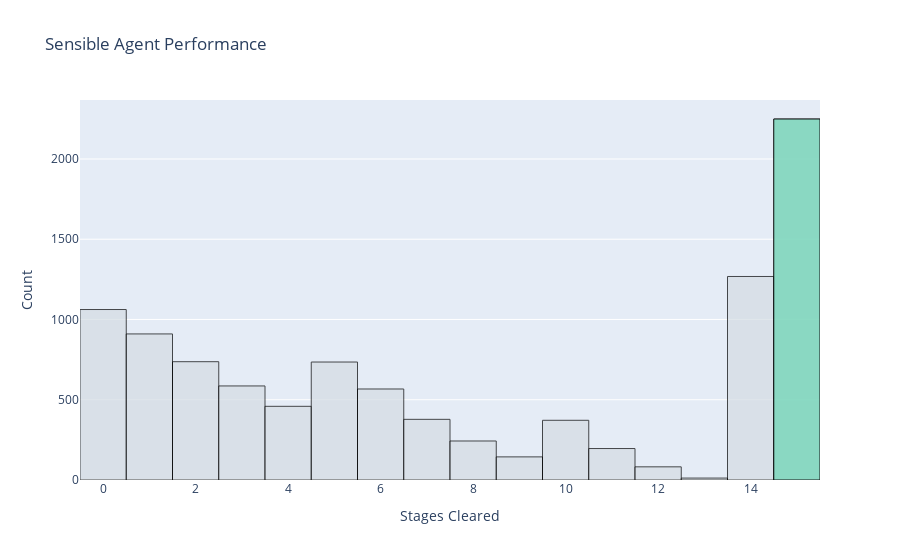

Notebook code for this chart:
### Markdown cell above
## 10,000 sensible agents

### Code cell
env = RampartsEnvironment()
n_episodes = 10000
sensible_agent = SensibleAgent()

stages_cleared_list_sensible = agent_batch(env, sensible_agent, n_episodes)
    
plot_performance(stages_cleared_list_sensible, "Sensible Agent")

### Figure 1 — Plotly figure (JSON) as saved in the notebook; plotly's stock layout.template omitted (floating-point values rounded to 4 significant figures; data arrays with more than 128 entries replaced by an {"elided": "..."} marker saying what was removed)
{"data": [{"marker": {"color": "#d4dce3", "line": {"color": "black", "width": 1}, "opacity": 0.7}, "name": "Failure", "nbinsx": 16, "type": "histogram", "x": {"elided": "10000 int values"}}, {"marker": {"color": "#69d6b3", "line": {"color": "black", "width": 1}, "opacity": 0.7}, "name": "Success", "nbinsx": 1, "type": "histogram", "x": {"elided": "2249 float values"}}], "layout": {"barmode": "overlay", "showlegend": false, "title": {"text": "Sensible Agent Performance"}, "xaxis": {"title": {"text": "Stages Cleared"}}, "yaxis": {"title": {"text": "Count"}}}}
